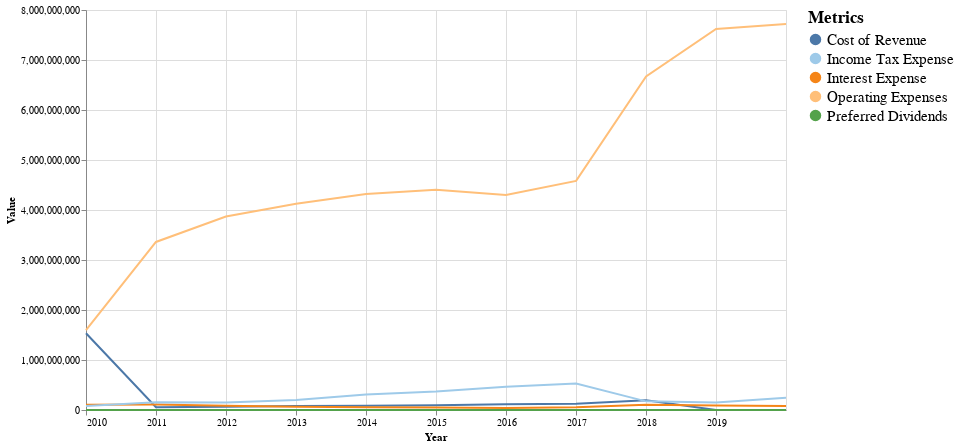

Notebook cell for this chart:
### Markdown cell above
### Cost Components

### Code cell
#collapse-hide

make_multi_LineGraph(cost_g, False)

### Figure 1 — Vega-Lite specification as saved in the notebook (floating-point values rounded to 4 significant figures)
{"config": {"view": {"continuousWidth": 400, "continuousHeight": 300}}, "layer": [{"mark": "line", "encoding": {"color": {"type": "nominal", "field": "Metric", "legend": {"labelFontSize": 15, "title": "Metrics", "titleFontSize": 17}, "scale": {"scheme": "tableau20"}}, "x": {"type": "temporal", "field": "Year"}, "y": {"type": "quantitative", "field": "Value", "scale": {"type": "linear"}}}}, {"mark": {"type": "rule", "color": "#aaa"}, "encoding": {"x": {"type": "temporal", "field": "Year"}}, "transform": [{"filter": {"selection": "selector099"}}]}, {"mark": "circle", "encoding": {"color": {"type": "nominal", "field": "Metric", "legend": {"labelFontSize": 15, "title": "Metrics", "titleFontSize": 17}, "scale": {"scheme": "tableau20"}}, "opacity": {"condition": {"value": 1, "selection": "selector099"}, "value": 0}, "x": {"type": "temporal", "field": "Year"}, "y": {"type": "quantitative", "field": "Value", "scale": {"type": "linear"}}}, "selection": {"selector099": {"type": "multi", "fields": ["Metric"], "bind": "legend", "on": "mouseover", "nearest": true, "empty": "none"}}}, {"mark": {"type": "text", "align": "left", "dx": 5, "dy": -5, "stroke": "white", "strokeWidth": 2}, "encoding": {"color": {"type": "nominal", "field": "Metric", "legend": {"labelFontSize": 15, "title": "Metrics", "titleFontSize": 17}, "scale": {"scheme": "tableau20"}}, "text": {"type": "quantitative", "field": "Value"}, "x": {"type": "temporal", "field": "Year"}, "y": {"type": "quantitative", "field": "Value", "scale": {"type": "linear"}}}, "transform": [{"filter": {"selection": "selector099"}}]}, {"mark": {"type": "text", "align": "left", "dx": 5, "dy": -5}, "encoding": {"color": {"type": "nominal", "field": "Metric", "legend": {"labelFontSize": 15, "title": "Metrics", "titleFontSize": 17}, "scale": {"scheme": "tableau20"}}, "text": {"type": "quantitative", "field": "Value"}, "x": {"type": "temporal", "field": "Year"}, "y": {"type": "quantitative", "field": "Value", "scale": {"type": "linear"}}}, "transform": [{"filter": {"selection": "selector099"}}]}], "data": {"name": "data-c61364189d4b7bc55bfda82d7e4a4d75"}, "height": 400, "width": 700, "$schema": "https://vega.github.io/schema/vega-lite/v4.8.1.json", "datasets": {"data-c61364189d4b7bc55bfda82d7e4a4d75": [{"Year": "2019-12-31", "Metric": "Cost of Revenue", "Value": 0.0, "log Value": null}, {"Year": "2019-12-31", "Metric": "Operating Expenses", "Value": 7718000000.0, "log Value": 22.77}, {"Year": "2019-12-31", "Metric": "Interest Expense", "Value": 78000000.0, "log Value": 18.17}, {"Year": "2019-12-31", "Metric": "Income Tax Expense", "Value": 247000000.0, "log Value": 19.32}, {"Year": "2019-12-31", "Metric": "Preferred Dividends", "Value": 0.0, "log Value": null}, {"Year": "2018-12-31", "Metric": "Cost of Revenue", "Value": 0.0, "log Value": null}, {"Year": "2018-12-31", "Metric": "Operating Expenses", "Value": 7621000000.0, "log Value": 22.75}, {"Year": "2018-12-31", "Metric": "Interest Expense", "Value": 91000000.0, "log Value": 18.33}, {"Year": "2018-12-31", "Metric": "Income Tax Expense", "Value": 148000000.0, "log Value": 18.81}, {"Year": "2018-12-31", "Metric": "Preferred Dividends", "Value": 0.0, "log Value": null}, {"Year": "2017-12-31", "Metric": "Cost of Revenue", "Value": 195000000.0, "log Value": 19.09}, {"Year": "2017-12-31", "Metric": "Operating Expenses", "Value": 6673000000.0, "log Value": 22.62}, {"Year": "2017-12-31", "Metric": "Interest Expense", "Value": 103000000.0, "log Value": 18.45}, {"Year": "2017-12-31", "Metric": "Income Tax Expense", "Value": 173000000.0, "log Value": 18.97}, {"Year": "2017-12-31", "Metric": "Preferred Dividends", "Value": 0.0, "log Value": null}, {"Year": "2016-12-31", "Metric": "Cost of Revenue", "Value": 126000000.0, "log Value": 18.65}, {"Year": "2016-12-31", "Metric": "Operating Expenses", "Value": 4582000000.0, "log Value": 22.25}, {"Year": "2016-12-31", "Metric": "Interest Expense", "Value": 55000000.0, "log Value": 17.82}, {"Year": "2016-12-31", "Metric": "Income Tax Expense", "Value": 531000000.0, "log Value": 20.09}, {"Year": "2016-12-31", "Metric": "Preferred Dividends", "Value": 0.0, "log Value": null}, {"Year": "2015-12-31", "Metric": "Cost of Revenue", "Value": 113000000.0, "log Value": 18.54}, {"Year": "2015-12-31", "Metric": "Operating Expenses", "Value": 4300000000.0, "log Value": 22.18}, {"Year": "2015-12-31", "Metric": "Interest Expense", "Value": 42000000.0, "log Value": 17.55}, {"Year": "2015-12-31", "Metric": "Income Tax Expense", "Value": 464000000.0, "log Value": 19.96}, {"Year": "2015-12-31", "Metric": "Preferred Dividends", "Value": 0.0, "log Value": null}, {"Year": "2014-12-31", "Metric": "Cost of Revenue", "Value": 93000000.0, "log Value": 18.35}, {"Year": "2014-12-31", "Metric": "Operating Expenses", "Value": 4406000000.0, "log Value": 22.21}, {"Year": "2014-12-31", "Metric": "Interest Expense", "Value": 48000000.0, "log Value": 17.69}, {"Year": "2014-12-31", "Metric": "Income Tax Expense", "Value": 370000000.0, "log Value": 19.73}, {"Year": "2014-12-31", "Metric": "Preferred Dividends", "Value": 0.0, "log Value": null}, {"Year": "2013-12-31", "Metric": "Cost of Revenue", "Value": 84000000.0, "log Value": 18.25}, {"Year": "2013-12-31", "Metric": "Operating Expenses", "Value": 4318000000.0, "log Value": 22.19}, {"Year": "2013-12-31", "Metric": "Interest Expense", "Value": 56000000.0, "log Value": 17.84}, {"Year": "2013-12-31", "Metric": "Income Tax Expense", "Value": 308000000.0, "log Value": 19.55}, {"Year": "2013-12-31", "Metric": "Preferred Dividends", "Value": 0.0, "log Value": null}, {"Year": "2012-12-31", "Metric": "Cost of Revenue", "Value": 79000000.0, "log Value": 18.18}, {"Year": "2012-12-31", "Metric": "Operating Expenses", "Value": 4125000000.0, "log Value": 22.14}, {"Year": "2012-12-31", "Metric": "Interest Expense", "Value": 64000000.0, "log Value": 17.97}, {"Year": "2012-12-31", "Metric": "Income Tax Expense", "Value": 198000000.0, "log Value": 19.1}, {"Year": "2012-12-31", "Metric": "Preferred Dividends", "Value": 0.0, "log Value": null}, {"Year": "2011-12-31", "Metric": "Cost of Revenue", "Value": 67200000.0, "log Value": 18.02}, {"Year": "2011-12-31", "Metric": "Operating Expenses", "Value": 3869000000.0, "log Value": 22.08}, {"Year": "2011-12-31", "Metric": "Interest Expense", "Value": 87300000.0, "log Value": 18.28}, {"Year": "2011-12-31", "Metric": "Income Tax Expense", "Value": 149200000.0, "log Value": 18.82}, {"Year": "2011-12-31", "Metric": "Preferred Dividends", "Value": 0.0, "log Value": null}, {"Year": "2010-12-31", "Metric": "Cost of Revenue", "Value": 57500000.0, "log Value": 17.87}, {"Year": "2010-12-31", "Metric": "Operating Expenses", "Value": 3361000000.0, "log Value": 21.94}, {"Year": "2010-12-31", "Metric": "Interest Expense", "Value": 108300000.0, "log Value": 18.5}, {"Year": "2010-12-31", "Metric": "Income Tax Expense", "Value": 154800000.0, "log Value": 18.86}, {"Year": "2010-12-31", "Metric": "Preferred Dividends", "Value": 0.0, "log Value": null}, {"Year": "2009-12-31", "Metric": "Cost of Revenue", "Value": 1535000000.0, "log Value": 21.15}, {"Year": "2009-12-31", "Metric": "Operating Expenses", "Value": 1598000000.0, "log Value": 21.19}, {"Year": "2009-12-31", "Metric": "Interest Expense", "Value": 104300000.0, "log Value": 18.46}, {"Year": "2009-12-31", "Metric": "Income Tax Expense", "Value": 81300000.0, "log Value": 18.21}, {"Year": "2009-12-31", "Metric": "Preferred Dividends", "Value": 0.0, "log Value": null}]}}
